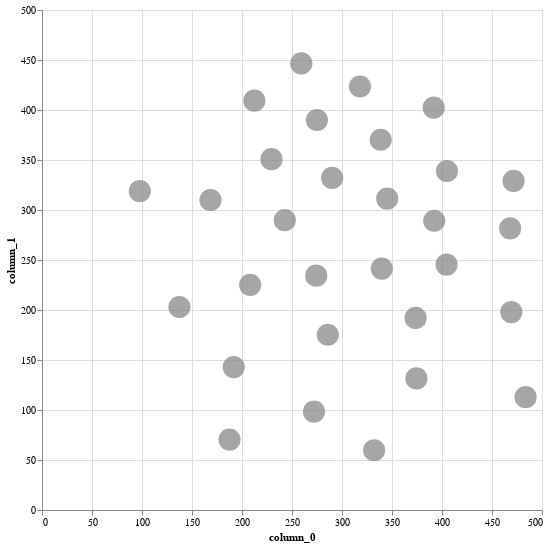

Source (notebook cell):
### Code cell
# optimization makes the points spread more evenly across the canvas 
create_plot()[0]

### Figure 1 — Vega-Lite specification as saved in the notebook (floating-point values rounded to 4 significant figures)
{"config": {"view": {"continuousWidth": 300, "continuousHeight": 300}}, "data": {"name": "data-6218efd687ab66334c579fdf56c50f7d"}, "mark": {"type": "point", "color": "gray", "filled": true, "size": 490.9}, "encoding": {"x": {"field": "column_0", "scale": {"domain": [0, 500]}, "type": "quantitative"}, "y": {"field": "column_1", "scale": {"domain": [0, 500]}, "type": "quantitative"}}, "height": 500, "width": 500, "$schema": "https://vega.github.io/schema/vega-lite/v6.1.0.json", "datasets": {"data-6218efd687ab66334c579fdf56c50f7d": [{"column_0": 242.8, "column_1": 289.8}, {"column_0": 274.3, "column_1": 234.3}, {"column_0": 345.2, "column_1": 311.4}, {"column_0": 208.2, "column_1": 225.2}, {"column_0": 97.81, "column_1": 318.9}, {"column_0": 212.3, "column_1": 409.4}, {"column_0": 229.5, "column_1": 350.8}, {"column_0": 290.2, "column_1": 332.1}, {"column_0": 468.2, "column_1": 281.7}, {"column_0": 392.2, "column_1": 289.3}, {"column_0": 339.8, "column_1": 241.4}, {"column_0": 168.5, "column_1": 310.0}, {"column_0": 285.8, "column_1": 175.2}, {"column_0": 187.5, "column_1": 70.42}, {"column_0": 274.9, "column_1": 390.0}, {"column_0": 338.7, "column_1": 370.3}, {"column_0": 259.3, "column_1": 446.6}, {"column_0": 191.7, "column_1": 142.9}, {"column_0": 373.6, "column_1": 192.1}, {"column_0": 272.0, "column_1": 98.4}, {"column_0": 391.7, "column_1": 402.3}, {"column_0": 318.0, "column_1": 423.5}, {"column_0": 404.9, "column_1": 339.0}, {"column_0": 471.6, "column_1": 329.1}, {"column_0": 332.1, "column_1": 59.77}, {"column_0": 404.6, "column_1": 245.4}, {"column_0": 483.6, "column_1": 112.9}, {"column_0": 469.3, "column_1": 197.9}, {"column_0": 374.4, "column_1": 131.6}, {"column_0": 137.4, "column_1": 203.0}]}}
